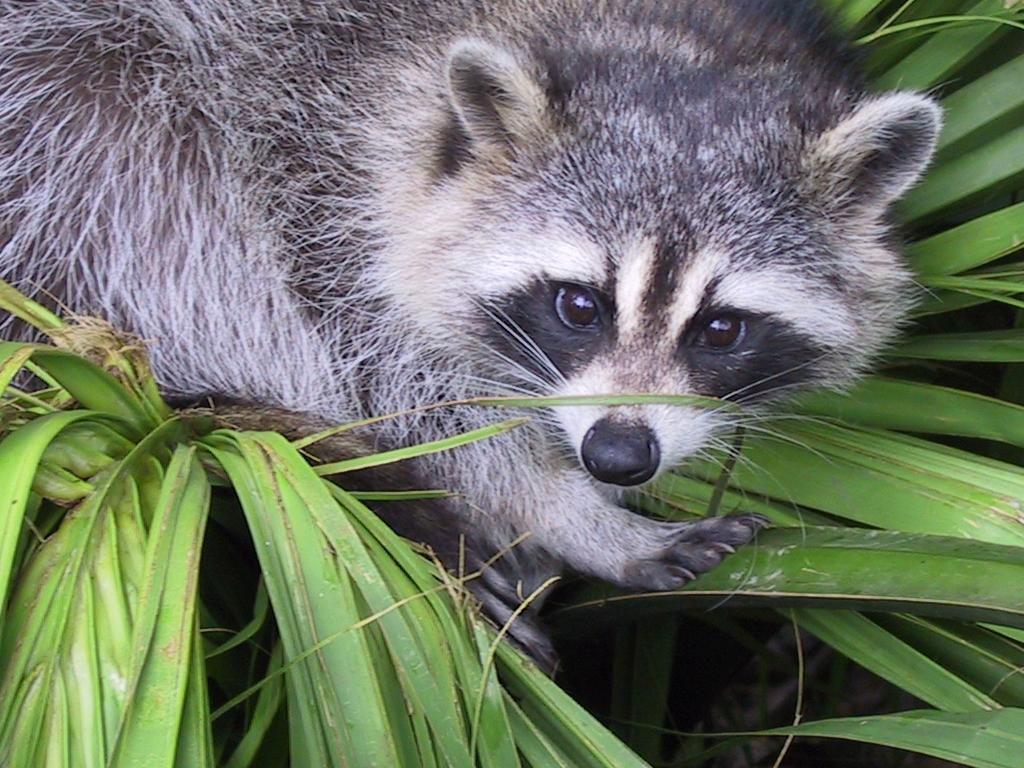
#> input picture Python_for_Data_Science/Python_1_Array/subject/ex04/animal.jpeg, 1024 x 768 px
$ python rotate.py
#> lines starting #> are read from the running program, lines starting #| are printed output that depends on the picture
### Python_for_Data_Science/Python_1_Array/subject/ex04/load_image.py
import numpy as np
from PIL import Image


def ft_load(path: str) -> np.ndarray:
    """
    Loads an image, prints its shape,
    and returns its pixel content in RGB format.

    Parameters:
    path (str): The file path of the image.

    Returns:
    np.ndarray: A NumPy array containing the image pixels in RGB format.

    Raises:
    FileNotFoundError: If the file does not exist.
    ValueError: If the file format is not supported.
    """
#> called with path = 'animal.jpeg'
    try:
        image = Image.open(path)
#> image is the input picture: PIL image 1024x768 RGB; mean R, G, B 110.7, 117.7, 102.1
    except FileNotFoundError:
        raise FileNotFoundError("Error: File not found.")
    except Exception:
        raise ValueError("Error: Unable to open the file.")

    if image.format not in ("JPEG", "JPG"):
        raise ValueError("Error: Only JPG and JPEG formats are supported.")

    image = image.convert("RGB")
    array = np.array(image)

    # print("The shape of image is:", array.shape)
    # print(array)
    return array


def ft_zoom(image_array: np.ndarray, channel: int) -> np.ndarray:
    """
    Zooms into the center of the given image array
    and optionally reduces the channels.

    Parameters:
    image_array (np.ndarray): The original image array.
    channel (int): The number of channels (1 for grayscale, 3 for RGB).

    Returns:
    np.ndarray: A zoomed and optionally channel-reduced image array.
    """
#> called with channel = 1
    if image_array.ndim != 3 or image_array.shape[2] not in [1, 3]:
        raise ValueError("Error: Image array must have 3 dimensions.")

    # get center point of the image
    center_x, center_y = image_array.shape[1] // 2, image_array.shape[0] // 2
#> center_x = 512; center_y = 384
    # set offset to slicing the image
    zoomed_array = image_array[
        center_y - 290:center_y + 110,
        center_x - 50:center_x + 350
    ]
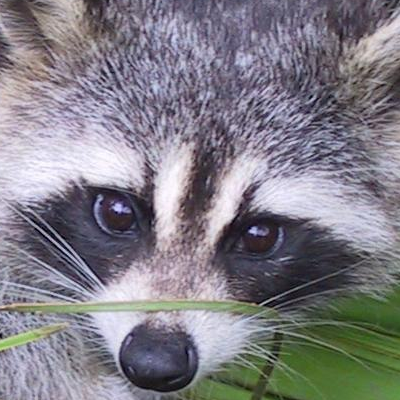
#> zoomed_array: shape (400, 400, 3); mean R, G, B 128.7, 125.9, 133.9

    # three kind of grayscale color system.
    # https://en.wikipedia.org/wiki/Grayscale
    if channel == 1 and zoomed_array.shape[2] == 3:
        # np.dot is a matrix multiplication
        zoomed_array = np.dot(zoomed_array[..., :3], [0.2989, 0.5870, 0.1140])
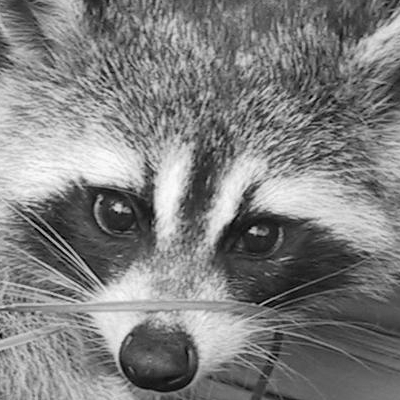
#> zoomed_array: shape (400, 400) float64; min 0.228, max 253.2, mean 127.6
        # add a new axis to the array
        zoomed_array = zoomed_array[..., np.newaxis]

    print("The shape of image is:", zoomed_array.shape)
#| The shape of image is: (400, 400, 1)
    print(zoomed_array)
#> (printed output is left out)

    return zoomed_array


def main():
    return


# [2 lines that do not run on import are left out]

### Python_for_Data_Science/Python_1_Array/subject/ex04/rotate.py
import numpy as np
from load_image import ft_load, ft_zoom
import matplotlib.pyplot as plt


def ft_rotate(image_array: np.ndarray) -> np.ndarray:
    """
    Rotates the given image
    by transposing the array manually (90-degree rotation).

    Parameters:
    image_array (np.ndarray): The input image array.

    Returns:
    np.ndarray: The rotated image array.
    """
    if image_array.ndim != 3:
        raise ValueError("Error: Image array must have 3 dimensions.")

    height, width, channels = image_array.shape
#> height = 400; width = 400; channels = 1
    # np.zeros creates an array filled with zeros
    # original shape is (height, width, channels)
    # rotated shape is (width, height, channels)
    rotated_array = np.zeros(
        (width, height, channels),
        dtype=image_array.dtype
    )

    for i in range(height):
        for j in range(width):
            rotated_array[j, i] = image_array[i, j]
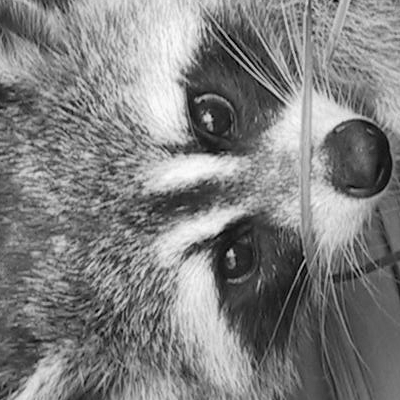
#> rotated_array: shape (400, 400, 1) float64; min 0.228, max 253.2, mean 127.6

    return rotated_array


def main():
    try:
        image_array = ft_load("animal.jpeg")
        zoomed_image = ft_zoom(image_array, 1)
        rotated_image = ft_rotate(zoomed_image)

        plt.figure(figsize=(6, 6))

        if rotated_image.shape[2] == 1:
            plt.imshow(rotated_image.squeeze(), cmap='gray')
        else:
            plt.imshow(rotated_image)

        plt.xticks(np.arange(0, rotated_image.shape[1], 50))
        plt.yticks(np.arange(0, rotated_image.shape[0], 50))
        plt.show()
    except Exception as e:
        print(e)


if __name__ == '__main__':
    main()
